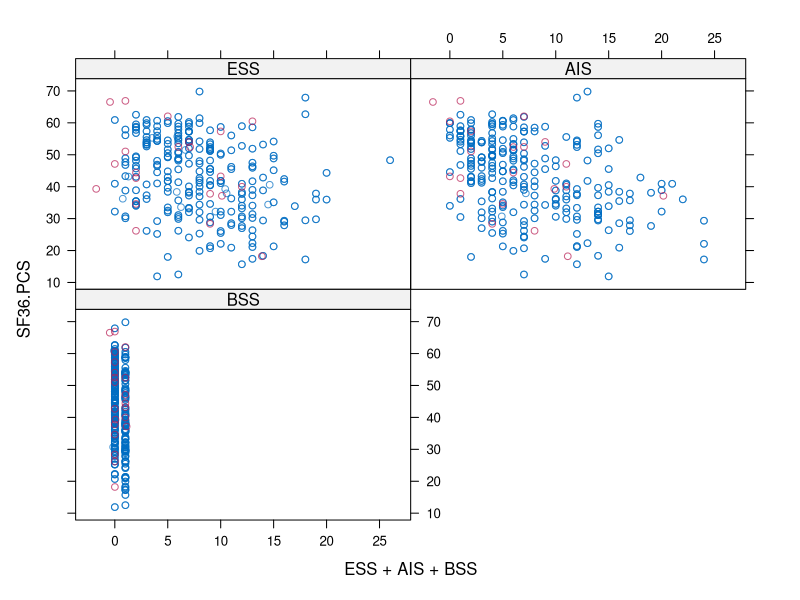
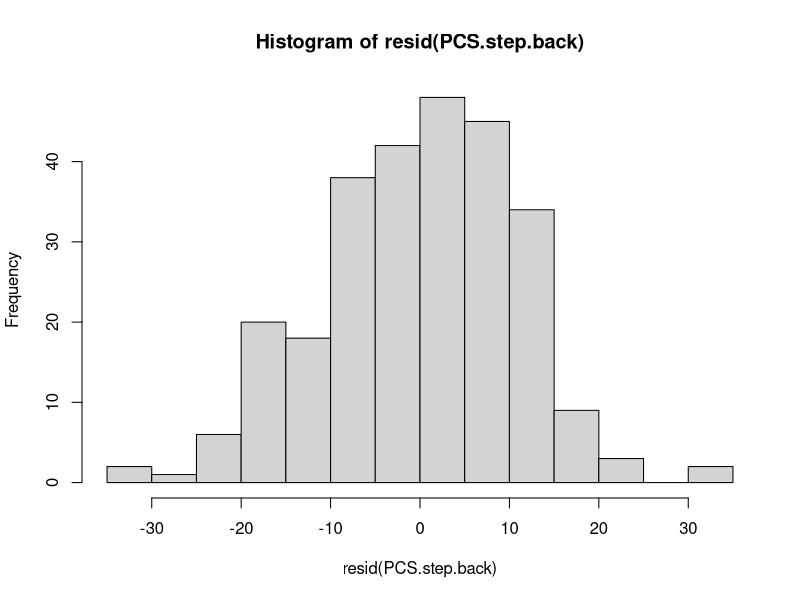
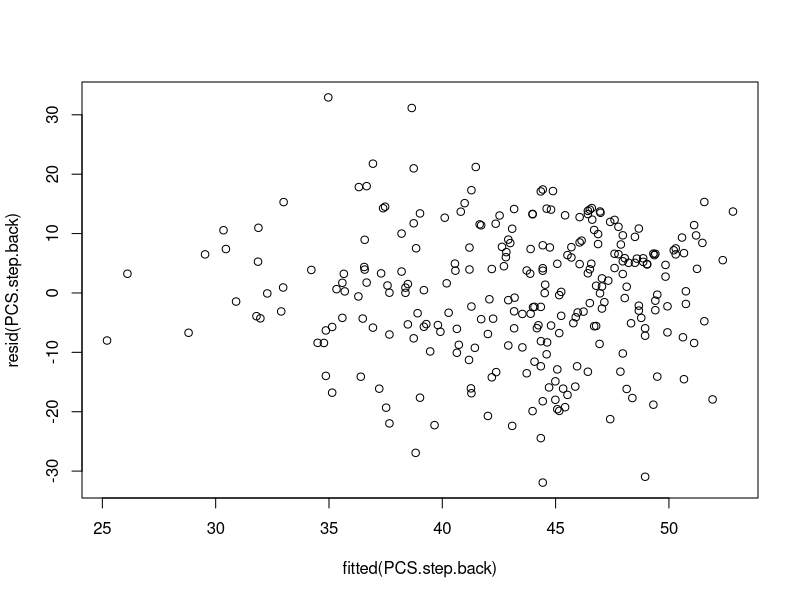
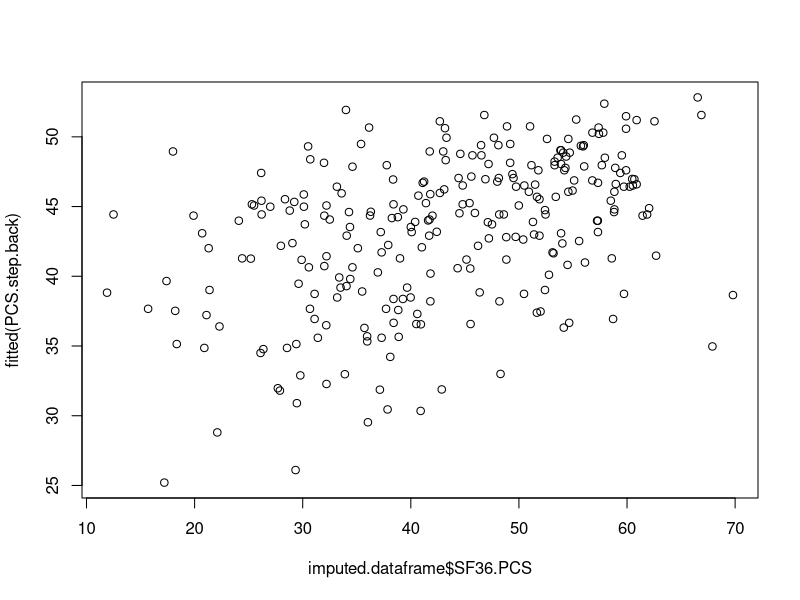
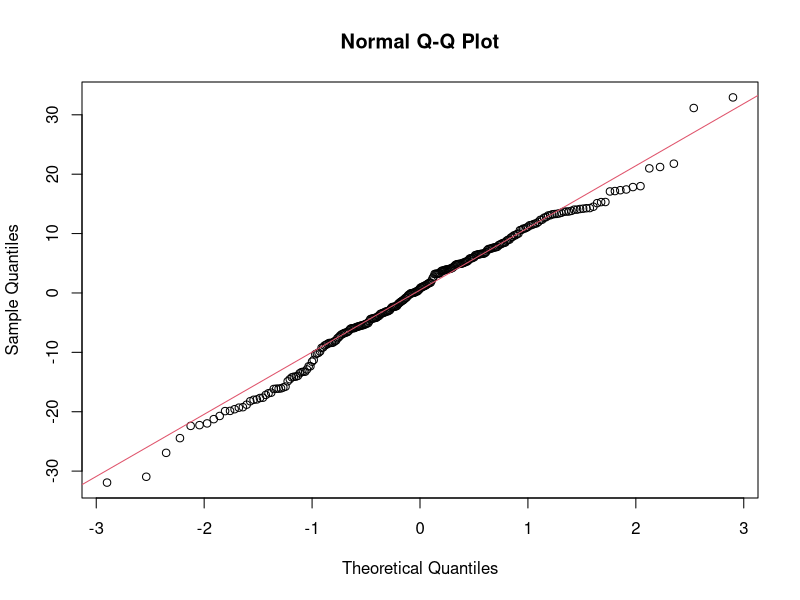
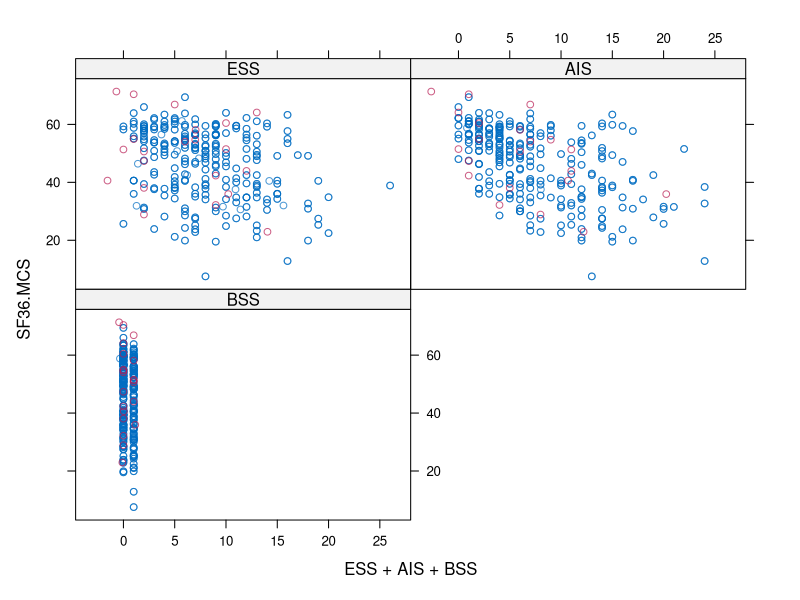
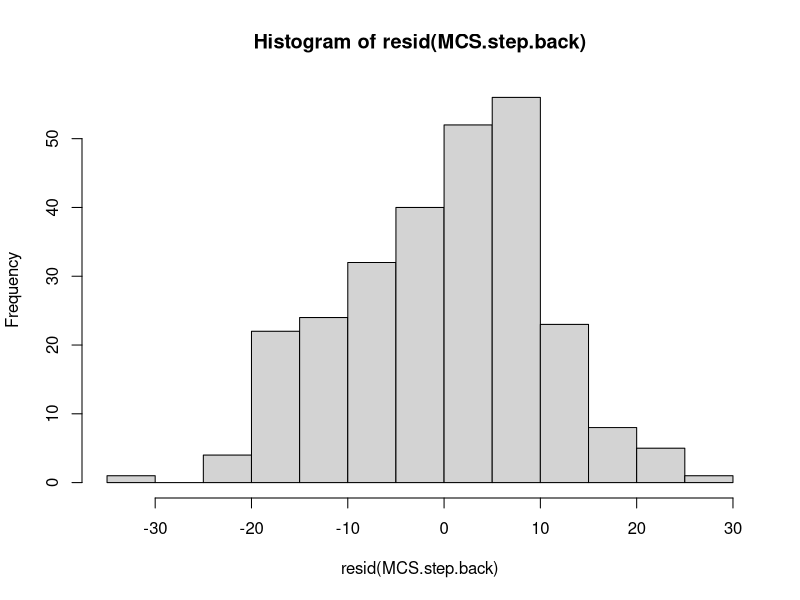
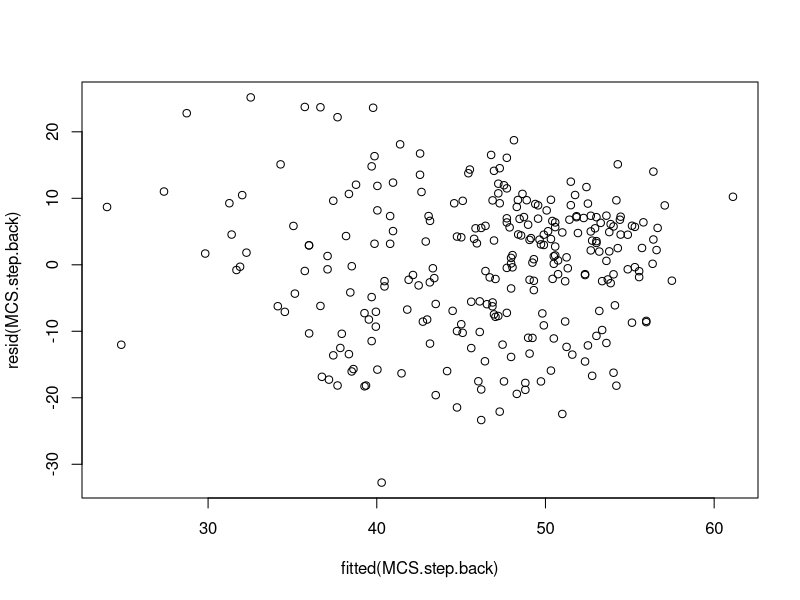

Generate these figures, in order, with R:
### Data cleaning
library(tidyr)
library(dplyr)
library(car)
library(MASS)
library(mice)


# Loading dataset
dat <- read.csv("project_data.csv")
summary(dat)
dim(dat) #268 rows

#Sub-setting data frame for the variables we are looking into
dat <- dat[c("Age", "Gender", "BMI","Time.from.transplant","Liver.Diagnosis", "Recurrence.of.disease",
             "Rejection.graft.dysfunction", "Any.fibrosis", "Renal.Failure", "Depression","Corticoid",
             "Epworth.Sleepiness.Scale", "Athens.Insomnia.Scale", "Berlin.Sleepiness.Scale",
             "Pittsburgh.Sleep.Quality.Index.Score", "SF36.PCS", "SF36.MCS")]

# Renaming variables and counting the NA values 
# PSGQ NA: 85 <- more than 30% of data is missing (NA > 80), can remove entire variable
# AIS NA: 6
# ESS NA: 17
# BSS NA: 6
apply(is.na(dat),2,sum)

# Removing Pittsburgh.Sleep.Quality.Index.Score due to <30% NA values
dat2 <- dat[c("Age", "Gender", "BMI","Time.from.transplant","Liver.Diagnosis", "Recurrence.of.disease",
              "Rejection.graft.dysfunction", "Any.fibrosis", "Renal.Failure", "Depression","Corticoid",
              "Epworth.Sleepiness.Scale", "Athens.Insomnia.Scale", "Berlin.Sleepiness.Scale",
              "SF36.PCS", "SF36.MCS")]

# Renaming predictors
dat2 <- dat2 %>% 
  rename(ESS = Epworth.Sleepiness.Scale, 
         AIS = Athens.Insomnia.Scale, BSS = Berlin.Sleepiness.Scale) 




# Changing Variables to a appropriate type - BSS is logical
dat2$BSS <- as.logical(dat2$BSS)
dat2$SF36.PCS <- as.numeric(dat2$SF36.PCS)
dat2$SF36.MCS <- as.numeric(dat2$SF36.MCS)
dat2$ESS <- as.numeric(dat2$ESS)
dat2$AIS <- as.numeric(dat2$AIS)


#Checking the how the missing values relate to the other variables - all cases are MAR
data_missing_ESS <- dat2 %>%
  filter(is.na(ESS))
View(data_missing_ESS)

data_missing_AIS <- dat2 %>%
  filter(is.na(AIS))
View(data_missing_AIS)

data_missing_BSS <- dat2 %>%
  filter(is.na(BSS))
View(data_missing_BSS)


########################################################

# Q2: Building a multiple linear regression
# Predictor: Sleep quality (all 4 measurements)
# Response: MCS and PCS.


# IMPUTATIONS FOR MISSING VALUES in PCS 

# stochastic regression -> improvement from the above method "norm.nob" -> added some error +noise
data.lim.PCS <- dat2[, c("SF36.PCS", "ESS", "AIS","BSS")]
imp <- mice(data.lim.PCS, method = "norm.nob", seed = 11,
            m = 1, print = FALSE)
xyplot(imp, SF36.PCS ~ ESS + AIS + BSS) 

fit.stoch <- with(imp, lm(SF36.PCS ~ ESS + AIS + BSS))
summary(pool(fit.stoch))

#Complete function extracts the imputed data 
imputed.dataframe <- complete(imp)
imputed.dataframe <- as.data.frame(imputed.dataframe)
dim(imputed.dataframe)
dim(dat2)

# Making sure imputed points of BSS are either 1 or 0 and AIS and ESS dont have negative inputs
imputed.dataframe <- imputed.dataframe %>%
  mutate(BSS = ifelse(BSS > 1, 1, 0)) 

imputed.dataframe$AIS[imputed.dataframe$AIS < 0] <- 0 
imputed.dataframe$ESS[imputed.dataframe$ESS < 0] <-0




# Changing Variables to a appropriate type - BSS is logical
imputed.dataframe$BSS <- as.logical(imputed.dataframe$BSS)
imputed.dataframe$SF36.PCS <- as.numeric(imputed.dataframe$SF36.PCS)
imputed.dataframe$ESS <- as.numeric(imputed.dataframe$ESS)
imputed.dataframe$AIS <- as.numeric(imputed.dataframe$AIS)



# Running the model with imputed dataframe (full model)
PCS <- lm(SF36.PCS ~ ESS + AIS + BSS, data = imputed.dataframe)
summary(PCS)

# VIF to check for colinearity
vif(PCS)

# Null moel with 0 predictors
PCS_null <- lm(SF36.PCS ~ 1, data = imputed.dataframe)


# STEPWISE BACKWARD AIC for PCS
PCS.step.back <- stepAIC(PCS,trace = T, direction = "backward", scope = list(upper=PCS, lower=PCS_null))
summary(PCS.step.back) #  model without BSS is the best fit

#Confidence interval for PCS
round(confint(PCS.step.back), 2)


# VIF to check for co linearity
vif(PCS.step.back)

#Graphs for linear regression
hist(resid(PCS.step.back))


plot(fitted(PCS.step.back),resid(PCS.step.back))

plot(imputed.dataframe$SF36.PCS,fitted(PCS.step.back))

qqnorm(resid(PCS.step.back))
qqline(resid(PCS.step.back), col=2)

cor(imputed.dataframe)

#######


####### Mental health ########

# stochastic regression -> improvement from the above method "norm.nob" -> added some error +noise
data.lim.MCS <- dat2[, c("SF36.MCS", "ESS", "AIS","BSS")]
imp_MCS <- mice(data.lim.MCS, method = "norm.nob", seed = 11,
            m = 1, print = FALSE)
xyplot(imp_MCS, SF36.MCS ~ ESS + AIS + BSS) # Imputed values for ozone are not always the same, it depends on solar.

#Complete function extracts the imputed data 
imputed.dataframe.MCS <- complete(imp_MCS)
imputed.dataframe.MCS <- as.data.frame(imputed.dataframe.MCS)
dim(imputed.dataframe.MCS)
dim(dat2)

# Making sure imputed points of BSS are either 1 or 0 and AIS and ESS dont have negative inputs
imputed.dataframe <- imputed.dataframe %>%
  mutate(BSS = ifelse(BSS > 1, 1, 0)) 

imputed.dataframe$AIS[imputed.dataframe$AIS < 0] <- 0 
imputed.dataframe$ESS[imputed.dataframe$ESS < 0] <-0


# Changing Variables to a appropriate type - BSS is logical
imputed.dataframe.MCS$BSS <- as.logical(imputed.dataframe.MCS$BSS)
imputed.dataframe.MCS$SF36.MCS <- as.numeric(imputed.dataframe.MCS$SF36.MCS)
imputed.dataframe.MCS$ESS <- as.numeric(imputed.dataframe.MCS$ESS)
imputed.dataframe.MCS$AIS <- as.numeric(imputed.dataframe.MCS$AIS)



# Running the model with imputed dataframe
MCS <- lm(SF36.MCS ~ ESS + AIS + BSS, data = imputed.dataframe.MCS)
summary(MCS)

# VIF to check for colinearity
vif(MCS)

# NUll model with 0 predictors
MCS_null <- lm(SF36.MCS ~ 1, data = imputed.dataframe.MCS)


# STEPWISE BACKWARD AIC for MCS
MCS.step.back <- stepAIC(MCS,trace = T, direction = "backward", scope = list(upper=MCS, lower=MCS_null))
summary(MCS.step.back) #  model without BSS is the best fit

# Including confidence intervals 
round(confint(MCS.step.back), 2)

# VIF to check for colinearity
vif(MCS.step.back)

#Graphs for linear regression
hist(resid(MCS.step.back))
plot(fitted(MCS.step.back),resid(MCS.step.back))

plot(imputed.dataframe.MCS$SF36.MCS,fitted(MCS.step.back))

qqnorm(resid(MCS.step.back))
qqline(resid(MCS.step.back), col=2)

cor(imputed.dataframe.MCS)

####################################################

#PCS plots
avPlots(PCS.step.back, layout = c(1,2), main = "Relationship of Physical health and Sleep disturbance"
        , id = FALSE, xlim=c(0,26), xaxs = "i", )



#MCS plots
avPlots(MCS.step.back, main = "Relationship of Mental health and Sleep disturbance", 
        id = FALSE, xlim=c(0,26), xaxs = "i")


